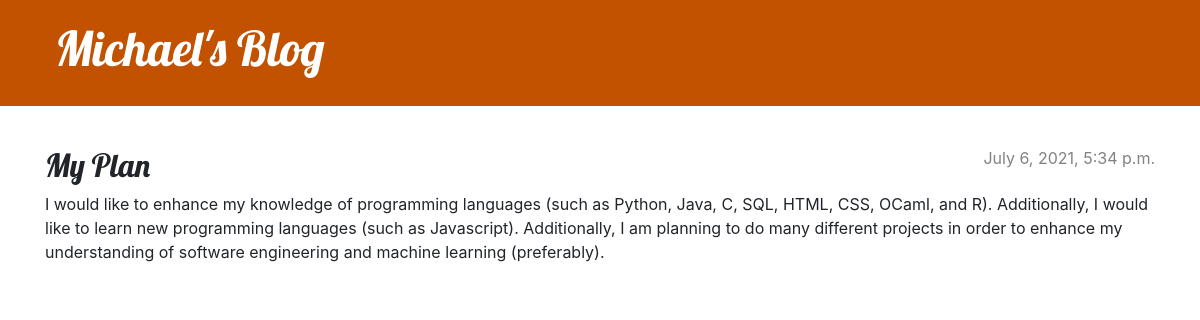
The app's page /post/1/ with its own data.
### blog/models.py (models this page shows, shortened)
class Post(models.Model):
    author = models.ForeignKey(settings.AUTH_USER_MODEL, on_delete=models.CASCADE)
    title = models.CharField(max_length=200)
    text = models.TextField()
    created_date = models.DateTimeField(default=timezone.now)
    published_date = models.DateTimeField(blank=True, null=True)

### blog/views.py (the view)
# urls.py: path('post/<int:pk>/', views.post_detail, name='post_detail'),
def post_detail(request, pk):
    post = get_object_or_404(Post, pk=pk)
    return render(request, 'blog/post_detail.html', {'post': post})

### blog/templates/blog/post_detail.html (shortened to what this page needs)
{% extends 'blog/base.html' %}
{% block content %}
    <article class="post">
        {% if post.published_date %}
            <time class="date">
                {{ post.published_date }}
            </time>
        {% endif %}
        <h2>{{ post.title }}</h2>
        <p>{{ post.text|linebreaksbr }}</p>
    </article>
{% endblock %}

### blog/static/css/blog.css (style rules this page uses)
h1, h2, h3, h4 { font-family: 'Lobster', cursive; }
.date { color: #828282; }
.post { margin-bottom: 70px; }
.post > .date, .post > .actions { float: right; }

### records on screen
Post: published_date "July 6, 2021, 5:34 p.m.", title "My Plan", text "I would like to enhance my knowledge of programming languages (such as Python, Java, C, SQL, HTML, CSS, OCaml, and R). Additionally, I would like to learn new programming languages (such as Javascript). Additionally, I am planning to do many different projects in order to enhance my understanding of software engineering and machine learning (preferably)."
